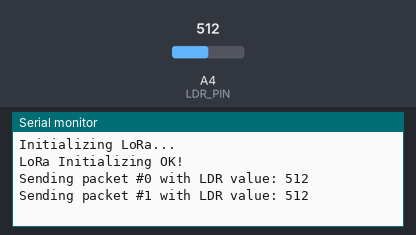
The sketch below on a simulated Arduino Uno, built with avr-gcc and run on an emulated ATmega328P. Shown: the last lines printed to the serial monitor. Inputs (shaded band) come from the test bench; at power-on: A4 (LDR_PIN) = 512. No radio packets arrive unless stated.

Above: at 10.8 s.
10.9 s: A4 (LDR_PIN) set to 716
At 20.5 s:
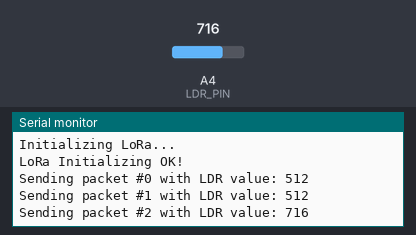
20.9 s: A4 (LDR_PIN) set to 900
At 31.5 s:
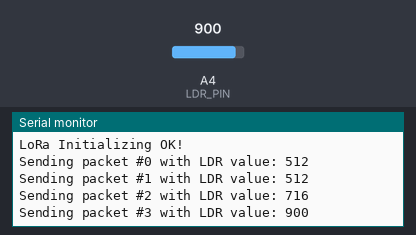
Timing chart, 0 to 33.0 s (numbered marks = the images above; inputs shaded):
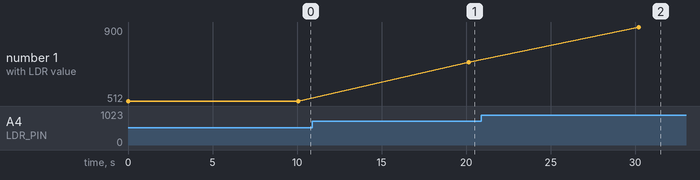

Measured:
- after the input at 10.9 s, the serial monitor: prints a new line after 9.2 s (image 1)
- after the input at 20.9 s, the serial monitor: prints a new line after 9.3 s (image 2)
- plotted number 1: 512 → 716 after the input at 10.9 s, 716 → 900 after the input at 20.9 s

The sketch:

sketch_dec6b.ino
```cpp
#include <SPI.h>
#include <LoRa.h>

// Pin definitions
#define LDR_PIN A4    // LDR connected to analog pin A4
#define SS_PIN 10     // Slave select pin for LoRa module
#define RST_PIN 9     // Reset pin for LoRa module
#define DIO0_PIN 2    // DIO0 pin for LoRa module

int counter = 0;  // Counter for packet sending

void setup() {
  // Initialize Serial communication
  Serial.begin(115200);
  while (!Serial) {
    // Wait for the Serial monitor to open
    Serial.println("LoRa Sender");
  }
  Serial.println();

  // Initialize LoRa
  Serial.println("Initializing LoRa...");
  LoRa.setPins(SS_PIN, RST_PIN, DIO0_PIN);  // Set LoRa module pins

  // Initialize LoRa at 866 MHz frequenc
  while (!LoRa.begin(866E6)) {
    Serial.print(".");
    delay(500);
  }

  // Set a custom sync word (optional for your network setup)
  LoRa.setSyncWord(0xF3);
  Serial.println("LoRa Initializing OK!");
}

void loop() {
  // Read LDR value from the analog pin
  int LDR_VALUE = analogRead(LDR_PIN);

  // Print the LDR value for debugging
  Serial.print("Sending packet #");
  Serial.print(counter);
  Serial.print(" with LDR value: ");
  Serial.println(LDR_VALUE);

  // Send LDR value over LoRa
  LoRa.beginPacket();
  LoRa.print(LDR_VALUE);
  LoRa.endPacket();

  // Increment packet counter
  counter++;

  // Wait 10 seconds before sending the next packet
  delay(10000);
}
```
